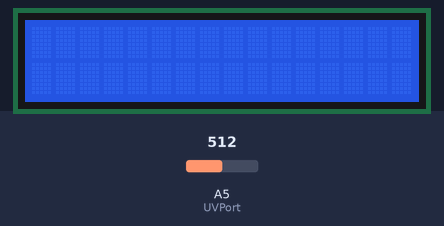
This sketch was run on a simulated Arduino Uno, built with avr-gcc and run on an emulated ATmega328P. On the bench: 16×2 character LCD. The test bench sets the inputs (shaded band); at power-on: A5 (UVPort) = 512. What the sketch prints to the serial monitor is not drawn.

Above: at 1.2 s.
1.3 s: A5 (UVPort) set to 716
At 2.0 s:
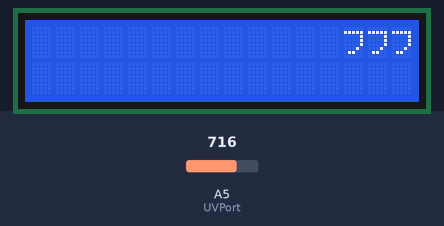
3.1 s: A5 (UVPort) set to 900
5.9 s: A5 (UVPort) set to 1023
At 8.25 s:
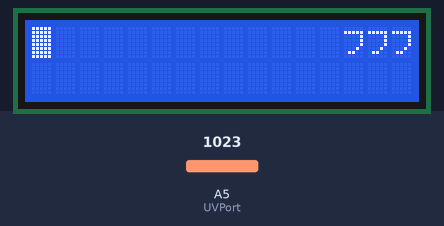
8.9 s: A5 (UVPort) set to 0
At 10.7 s:
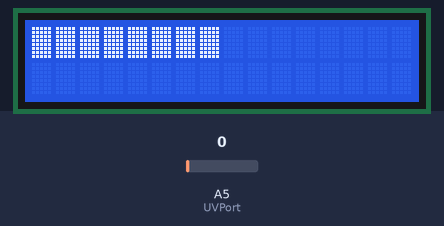
11.2 s: A5 (UVPort) set to 122
At 13.9 s:
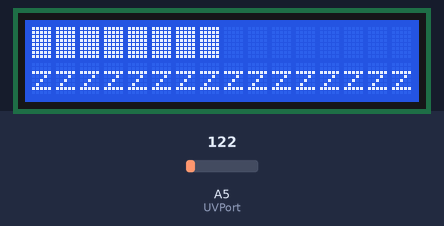
14.0 s: A5 (UVPort) set to 306
At 18.1 s:
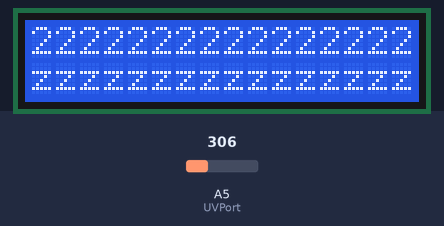

The sketch:

ultravioleta.ino
```cpp
#include <LiquidCrystal.h>

#define UVPort A5
LiquidCrystal LCD(2,3,4,6,7,8,9,10,11,12,13);


void setup() {
  LCD.begin(2,16);
  Serial.begin(9600);
  pinMode(UVPort, INPUT);
}

void loop() {
  int valueFromInput = analogRead(UVPort);
  long value = map(valueFromInput, 0, 1023, 0, 10);
  Serial.println(valueFromInput);
  delay(100);
  LCD.write(valueFromInput);
}
```

Measured:
- after the input at 1.3 s, the display: first differs from a run without the input after 0.17 s (image 1 shows a later state)
- after the input at 5.9 s, the display: changes after 2.3 s (image 2)
- after the input at 11.2 s, the display: first changes after 1.0 s (image 4 shows a later state)
- after the input at 14.0 s, the display: first changes after 2.2 s (image 5 shows a later state)
